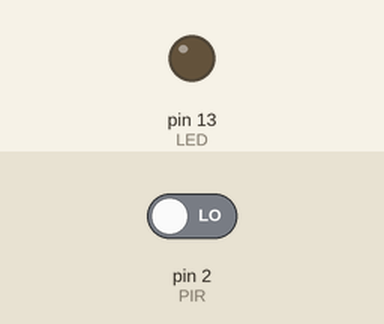
This sketch was run on a simulated Arduino Uno, built with avr-gcc and run on an emulated ATmega328P. On the bench: output pins drawn as LEDs (lit = HIGH). Inputs (shaded band) come from the test bench; at power-on: pin 2 (PIR) LOW. Sleep ends after the set time or at an interrupt.

Above: at 6.3 s.
6.4 s: pin 2 (PIR) driven HIGH
At 7.0 s:
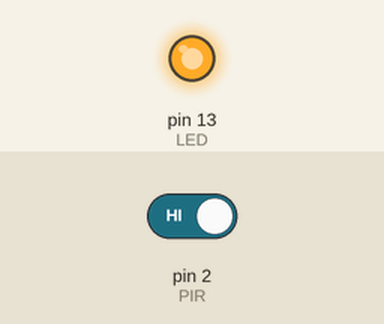
Timing chart, 0 to 9.4 s (numbered marks = the images above; inputs shaded):
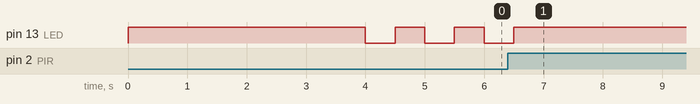

Measured:
- after the input at 6.4 s, pin 13 (LED): goes on until 6.5 s, then stays HIGH
- by itself, pin 13 (LED): repeats every 1.0 s: LOW 0.50 s, HIGH 0.50 s

The sketch:

Bathroom.ino
```cpp
/**************************
  Program for Bathroom occupied light
  At start up:
    Light on (as precaution) while PIR sensor initialises
  If motion detected:
    Light on for specified wait time (or until door opens, breaking the circuit)
    Flashes after specific time until further motion detected   (in case of false positives)
  (else) if motion not detected:
    Light off and check constantly for motion   (in case of false negatives)
    After 50s check after every sleep cycle (8s)  (shut down to save power)
 ****************************/

#include <avr/power.h>
#include <avr/sleep.h>
#include <avr/wdt.h>
#include <math.h>

volatile int f_wdt = 1;
int LED = 13;             // the pin that the LED is atteched to
int PIR = 2;              // the pin that the sensor is atteched to
int wait =  round(15 * 60 / 8);       // wait time (min*60/8) if no motion after initial detection
int counter = 0;
bool Initialised = false;
bool Motion = false;
int i = 0;
/***************************************************
    Name:        ISR(WDT_vect)

    Returns:     Nothing.

    Parameters:  None.

    Description: Watchdog Interrupt Service. This
                 is executed when watchdog timed out.

 ***************************************************/
ISR(WDT_vect)
{
  if (f_wdt == 0)
  {
    f_wdt = 1;
  }
}
void sleeping()
{
  sleep_enable();
  set_sleep_mode(SLEEP_MODE_PWR_DOWN);
  sleep_mode();
}

void setup() {
  pinMode(LED, OUTPUT);   // initalize LED as an output
  pinMode(PIR, INPUT);    // initialize sensor as an input

  power_adc_disable(); // ADC converter
  power_spi_disable(); // SPI
  power_usart0_disable();// Serial (USART)
  power_timer1_disable();// Timer 1
  power_timer2_disable();// Timer 2
  power_twi_disable(); // TWI (I2C)

  /*** Setup the WDT ***/

  /* Clear the reset flag. */
  MCUSR &= ~(1 << WDRF);

  /* In order to change WDE or the prescaler, we need to
     set WDCE (This will allow updates for 4 clock cycles).
  */
  WDTCSR |= (1 << WDCE) | (1 << WDE);

  /* set new watchdog timeout prescaler value */
  WDTCSR = 1 << WDP0 | 1 << WDP3; /* 8.0 seconds */

  /* Enable the WD interrupt (note no reset). */
  WDTCSR |= _BV(WDIE);
}

void loop() {

  if (Initialised == false) //only run once, reset by openning the door
  {
    digitalWrite(LED, HIGH);      // turn LED ON
    //Serial.print("initialising");
    delay(4000);
    Initialised = true;
    //Serial.print("initialisd");
    while (i < 60)
    {
      digitalWrite(LED, !digitalRead(LED));
      delay(500);
      i++;
      if (digitalRead(PIR) == HIGH){break;}
    }
  }

  if (digitalRead(PIR) == HIGH)
  { // check if the sensor is HIGH
    digitalWrite(LED, HIGH);      // turn LED ON
    //Serial.print("motion");
    Motion = true;
    for (int i = 0; i < wait; ++i)
    {
      sleeping();
    }
  }
  else if (Motion == true)
  {
    digitalWrite(LED, !digitalRead(LED));
    delay(1000);
  }
  else
  {
    digitalWrite(LED, LOW);       // turn LED OFF
    if (counter > 5)
    {
      sleeping(); // check motion periodically, tune PIR for delay longer than 8s
    }
    counter = counter + 1;
  }

}
```
